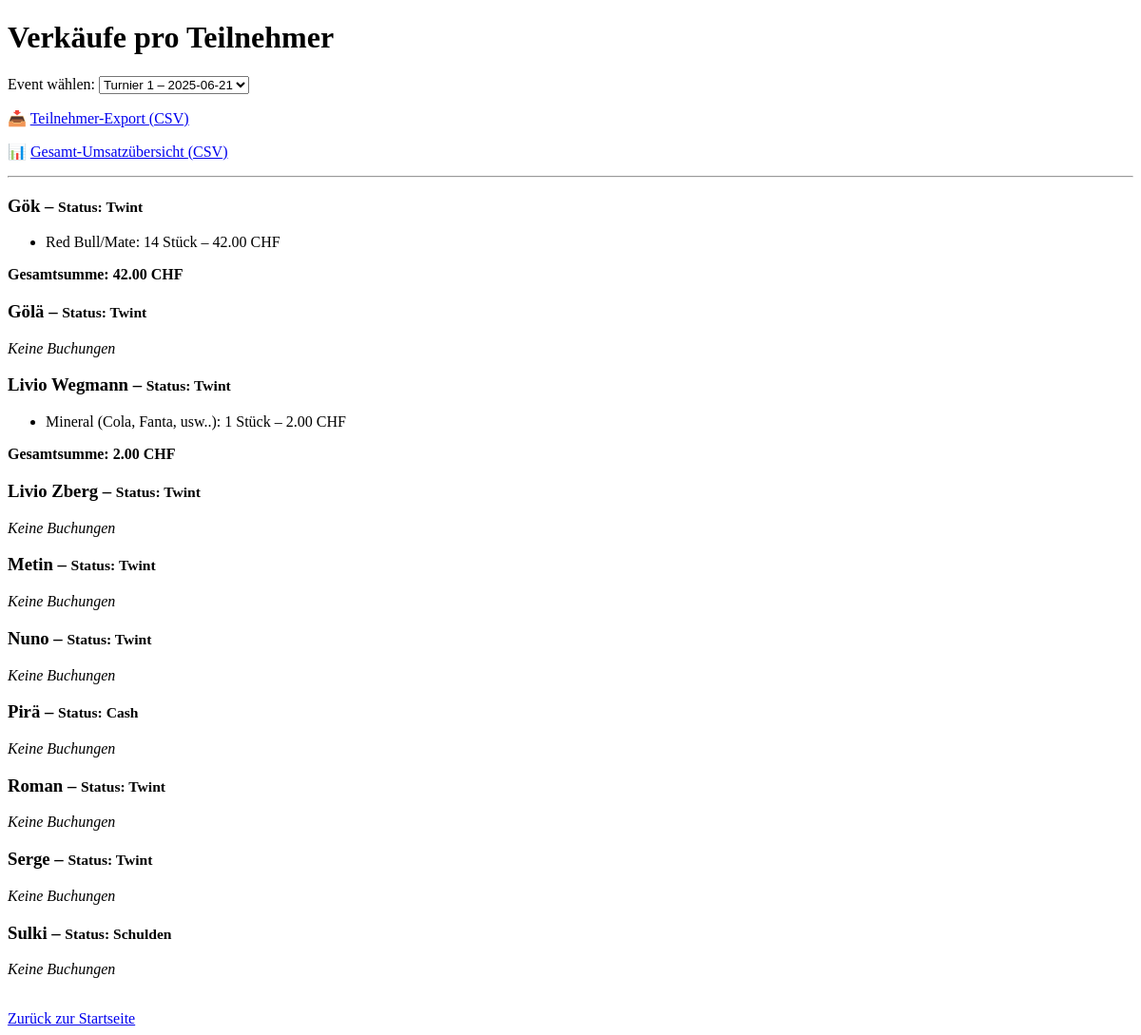
/uebersicht?event_id=1, run on an earlier commit of the app's database.
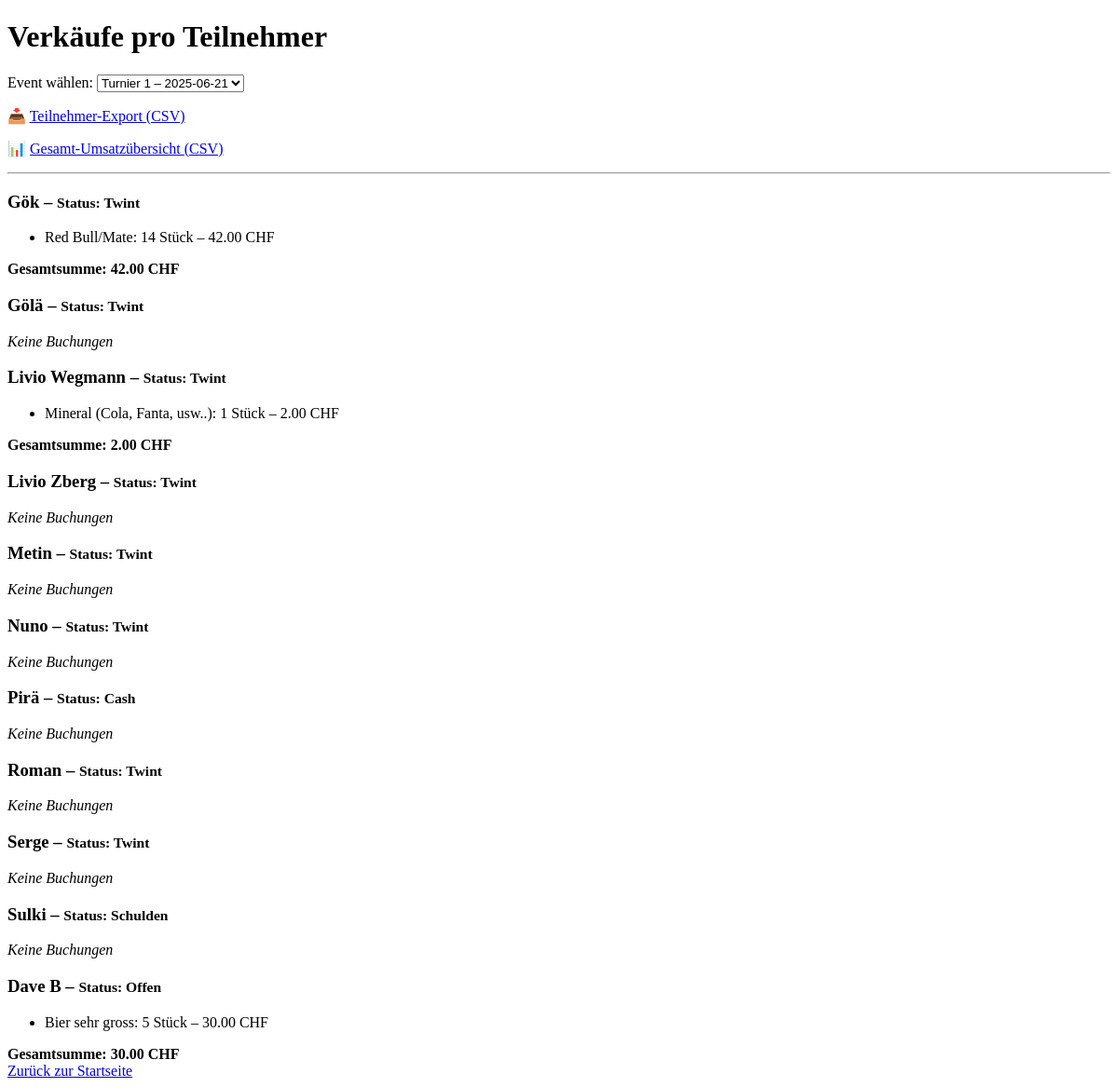
And on a later commit of the database.
### app/models.py (models this page shows)
class Teilnehmer(db.Model):
    id = db.Column(db.Integer, primary_key=True)
    name = db.Column(db.String(100), nullable=False)

class TeilnehmerEvent(db.Model):
    id = db.Column(db.Integer, primary_key=True)
    event_id = db.Column(db.Integer, db.ForeignKey('event.id'), nullable=False)
    teilnehmer_id = db.Column(db.Integer, db.ForeignKey('teilnehmer.id'), nullable=False)
    bezahlt_status = db.Column(
        db.String(20),
        default="offen",
        nullable=False
    )
    teilnehmer = db.relationship("Teilnehmer", backref="events")

class Getraenk(db.Model):
    id = db.Column(db.Integer, primary_key=True)
    name = db.Column(db.String(100), nullable=False)
    preis = db.Column(db.Float, nullable=False)
    kategorie = db.Column(db.String(50))

### app/routes.py (the view)
@app.route("/uebersicht")
def event_uebersicht():
    event_id = request.args.get("event_id", type=int)
    events = Event.query.order_by(Event.datum.desc()).all()
    data = []
    if event_id:
        teilnehmer_events = TeilnehmerEvent.query.filter_by(event_id=event_id).all()
        for te in teilnehmer_events:
            name = te.teilnehmer.name
            buchungen = (
                db.session.query(Getraenk.name, func.count(Verkauf.id), func.sum(Getraenk.preis))
                .join(Verkauf, Verkauf.getraenk_id == Getraenk.id)
                .filter(Verkauf.teilnehmer_event_id == te.id)
                .group_by(Getraenk.name)
                .all()
            )
            data.append({
                "teilnehmer": name,
                "buchungen": buchungen,
                "gesamt": sum(row[2] or 0 for row in buchungen),
                "status": te.bezahlt_status
            })
    return render_template("event_uebersicht.html", events=events, selected_event_id=event_id, daten=data)

### app/templates/event_uebersicht.html (shortened to what this page needs)
<!DOCTYPE html>
<html lang="de">
<head>
</head>
<body>
    <h1>Verkäufe pro Teilnehmer</h1>
    <form method="GET">
        <label for="event_id">Event wählen:</label>
        <select name="event_id" id="event_id" onchange="this.form.submit()">
            {% for event in events %}
                <option value="{{ event.id }}" {% if selected_event_id == event.id %}selected{% endif %}>
                    {{ event.name }} – {{ event.datum }}
                </option>
            {% endfor %}
        </select>
    </form>
    {% if selected_event_id %}
        <p>
            📥 <a href="{{ url_for('export_csv', event_id=selected_event_id) }}">Teilnehmer-Export (CSV)</a><br>
        </p>
    {% endif %}
    <p>
        📊 <a href="{{ url_for('export_umsatz') }}">Gesamt-Umsatzübersicht (CSV)</a>
    </p>
    {% if daten %}
        <hr>
        {% for eintrag in daten %}
            <h3>{{ eintrag.teilnehmer }} – <small>Status: {{ eintrag.status|capitalize }}</small></h3>
            {% if eintrag.buchungen %}
                <ul>
                {% for buchung in eintrag.buchungen %}
                    <li>{{ buchung[0] }}: {{ buchung[1] }} Stück – {{ "%.2f"|format(buchung[2]) }} CHF</li>
                {% endfor %}
                </ul>
                <strong>Gesamtsumme: {{ "%.2f"|format(eintrag.gesamt) }} CHF</strong>
            {% else %}
                <p><em>Keine Buchungen</em></p>
            {% endif %}
        {% endfor %}
    {% endif %}
    <br><a href="{{ url_for('index') }}">Zurück zur Startseite</a>
</body>
</html>

What changed in the data, as far as the page shows it:
added Teilnehmer: teilnehmer "Dave B"
added TeilnehmerEvent: status "Offen"
now on this page (row unchanged): Getraenk: name "Bier sehr gross", buchung "5", buchung "30.00", shown under "Dave B"
Also different on the page:
new list line: "– Status: Gesamtsumme: 30.00 CHF"
